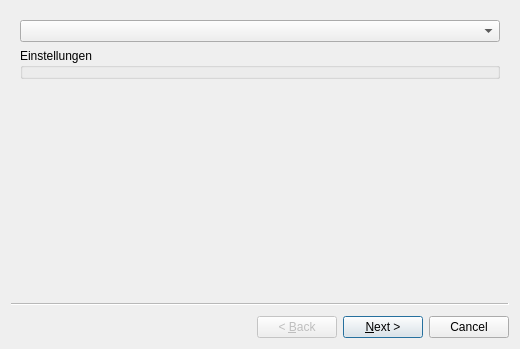
<?xml version="1.0" encoding="UTF-8"?>
<ui version="4.0">
 <class>ExperimentWizard</class>
 <widget class="QWizard" name="ExperimentWizard">
  <property name="geometry">
   <rect>
    <x>0</x>
    <y>0</y>
    <width>520</width>
    <height>349</height>
   </rect>
  </property>
  <property name="windowTitle">
   <string>Wizard</string>
  </property>
  <widget class="QWizardPage" name="wizardPage1">
   <layout class="QVBoxLayout" name="verticalLayout">
    <item>
     <widget class="QComboBox" name="automats"/>
    </item>
    <item>
     <widget class="QGroupBox" name="settings">
      <property name="title">
       <string>Einstellungen</string>
      </property>
     </widget>
    </item>
   </layout>
  </widget>
  <widget class="QWizardPage" name="wizardPage2"/>
 </widget>
 <resources/>
 <connections/>
</ui>
